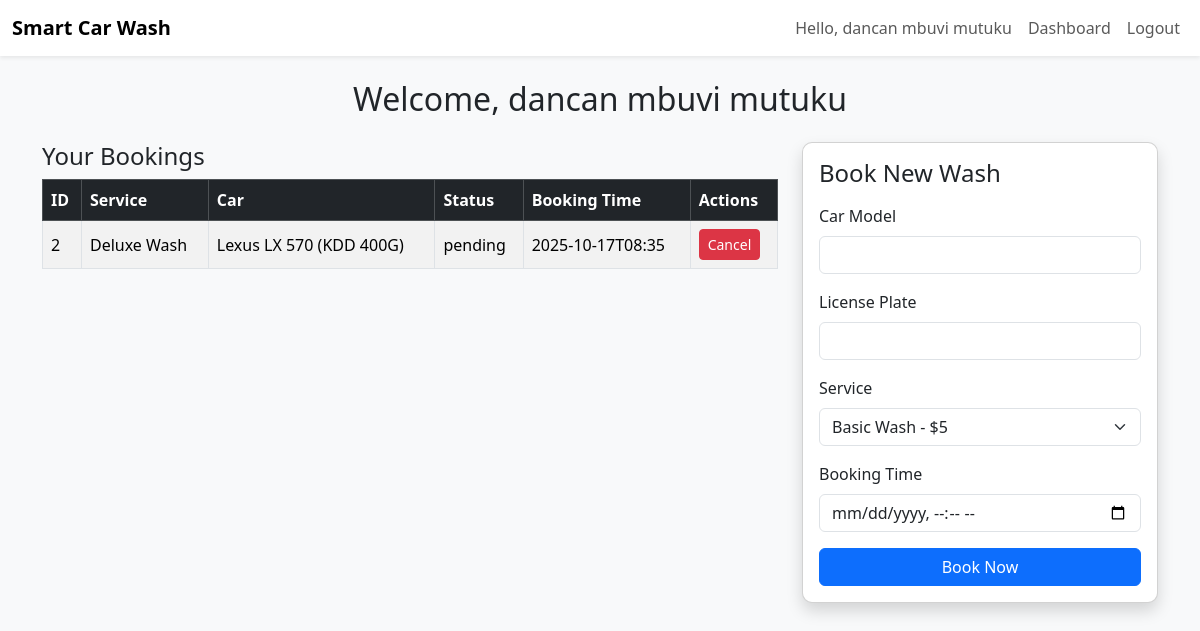
Before: /customer/dashboard.php (signed in) with the older database file.
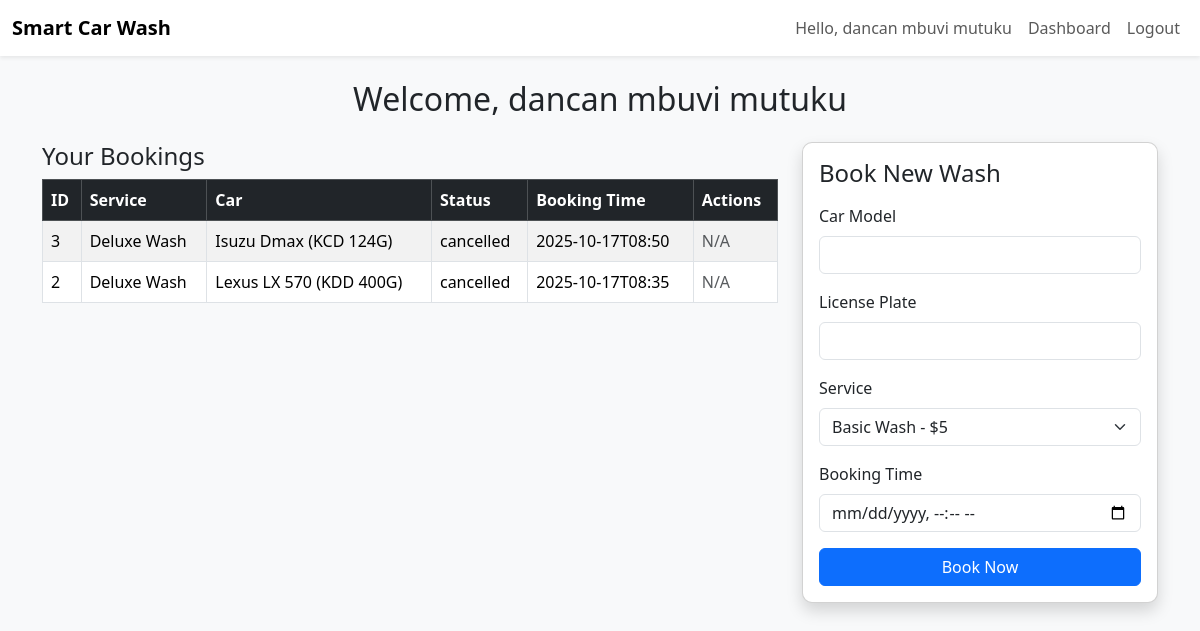
After: the same page with the newer database file.
### tables this page shows
CREATE TABLE bookings (
    id INTEGER PRIMARY KEY AUTOINCREMENT,
    user_id INTEGER,
    car_model TEXT,
    license_plate TEXT,
    service_id INTEGER,
    booking_time DATETIME,
    status TEXT DEFAULT 'pending',
    payment_status TEXT DEFAULT 'pending',
    created_at DATETIME DEFAULT CURRENT_TIMESTAMP
);

CREATE TABLE services (
    id INTEGER PRIMARY KEY AUTOINCREMENT,
    service_name TEXT,
    description TEXT,
    price REAL,
    duration INTEGER,
    created_at DATETIME DEFAULT CURRENT_TIMESTAMP
);

### customer/dashboard.php (the view, shortened to what this page needs)
<?php
require_once __DIR__.'/../includes/db.php';
$user = $_SESSION['user'];
$user_id = $user['id'];
$stmt = $db->prepare("SELECT b.*, s.service_name FROM bookings b
                      LEFT JOIN services s ON b.service_id=s.id
                      WHERE b.user_id=:uid ORDER BY b.created_at DESC");
$stmt->execute([':uid'=>$user_id]);
$bookings = $stmt->fetchAll(PDO::FETCH_ASSOC);
$services = $db->query("SELECT * FROM services")->fetchAll(PDO::FETCH_ASSOC);
?>
<!DOCTYPE html>
<html lang="en">
<head>
<link href="https://cdn.jsdelivr.net/npm/bootstrap@5.3.2/dist/css/bootstrap.min.css" rel="stylesheet">
<link rel="stylesheet" href="../assets/css/style.css">
</head>
<body>
<?php include('../includes/topbar.php'); ?>
<div class="container py-4">
    <h2 class="text-center mb-4">Welcome, <?= htmlspecialchars($user['name']) ?></h2>
    <div class="row g-4">
        <div class="col-lg-8">
            <h4>Your Bookings</h4>
            <div class="table-responsive">
                <table class="table table-striped table-bordered align-middle">
                    <thead class="table-dark"><tr>
                        <th>ID</th><th>Service</th><th>Car</th><th>Status</th><th>Booking Time</th><th>Actions</th>
                    </tr></thead>
                    <tbody>
                        <?php if($bookings): foreach($bookings as $b): ?>
                            <tr>
                                <td><?= $b['id'] ?></td>
                                <td><?= htmlspecialchars($b['service_name']) ?></td>
                                <td><?= htmlspecialchars($b['car_model']) ?> (<?= htmlspecialchars($b['license_plate']) ?>)</td>
                                <td><?= htmlspecialchars($b['status']) ?></td>
                                <td><?= $b['booking_time'] ?></td>
                                <td>
                                    <?php if($b['status']=='pending' || $b['status']=='approved'): ?>
                                        <a href="?cancel=<?= $b['id'] ?>" class="btn btn-sm btn-danger" onclick="return confirm('Cancel this booking?')">Cancel</a>
                                    <?php else: ?>
                                        <span class="text-muted">N/A</span>
                                    <?php endif; ?>
                                </td>
                            </tr>
                        <?php endforeach; else: ?>
                            <tr><td colspan="6" class="text-center">No bookings yet.</td></tr>
                        <?php endif; ?>
                    </tbody>
                </table>
            </div>
        </div>
        <div class="col-lg-4">
            <div class="card shadow p-3">
                <h4 class="card-title mb-3">Book New Wash</h4>
                <form method="POST" action="book.php">
                    <div class="mb-3">
                        <label class="form-label">Car Model</label>
                        <input type="text" name="car_model" class="form-control" required>
                    </div>
                    <div class="mb-3">
                        <label class="form-label">License Plate</label>
                        <input type="text" name="license_plate" class="form-control" required>
                    </div>
                    <div class="mb-3">
                        <label class="form-label">Service</label>
                        <select name="service_id" class="form-select">
                            <?php foreach($services as $s): ?>
                                <option value="<?= $s['id'] ?>"><?= htmlspecialchars($s['service_name']) ?> - $<?= $s['price'] ?></option>
                            <?php endforeach; ?>
                        </select>
                    </div>
                    <div class="mb-3">
                        <label class="form-label">Booking Time</label>
                        <input type="datetime-local" name="booking_time" class="form-control" required>
                    </div>
                    <div class="d-grid"><button class="btn btn-primary">Book Now</button></div>
                </form>
            </div>
        </div>
    </div>
</div>
</body>
</html>

Changed rows visible on the page:
added bookings: id "3", service.service_name "Deluxe Wash", car_model "Isuzu Dmax", license_plate "KCD 124G", status "cancelled", booking_time "2025-10-17T08:50", shows "N/A"
changed bookings "Lexus LX 570": status "pending" → "cancelled"; status "Cancel" → "N/A"
